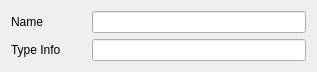
<?xml version="1.0" encoding="UTF-8"?>
<ui version="4.0">
    <class>Form</class>
    <widget class="QWidget" name="Form">
        <property name="geometry">
            <rect>
                <x>0</x>
                <y>0</y>
                <width>317</width>
                <height>68</height>
            </rect>
        </property>
        <property name="windowTitle">
            <string>Form</string>
        </property>
        <layout class="QVBoxLayout" name="verticalLayout">
            <item>
                <layout class="QHBoxLayout" name="horizontalLayout">
                    <item>
                        <widget class="QLabel" name="label">
                            <property name="minimumSize">
                                <size>
                                    <width>75</width>
                                    <height>0</height>
                                </size>
                            </property>
                            <property name="text">
                                <string>Name</string>
                            </property>
                        </widget>
                    </item>
                    <item>
                        <widget class="QLineEdit" name="uiName"/>
                    </item>
                </layout>
            </item>
            <item>
                <layout class="QHBoxLayout" name="horizontalLayout_2">
                    <item>
                        <widget class="QLabel" name="label_2">
                            <property name="minimumSize">
                                <size>
                                    <width>75</width>
                                    <height>0</height>
                                </size>
                            </property>
                            <property name="text">
                                <string>Type Info</string>
                            </property>
                        </widget>
                    </item>
                    <item>
                        <widget class="QLineEdit" name="uiType">
                            <property name="readOnly">
                                <bool>true</bool>
                            </property>
                        </widget>
                    </item>
                </layout>
            </item>
        </layout>
    </widget>
    <resources/>
    <connections/>
</ui>
